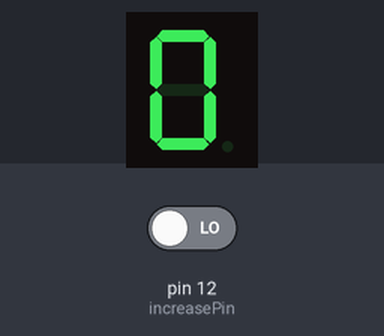
Bench run of a sketch on a simulated Arduino Uno, built with avr-gcc and run on an emulated ATmega328P. On the bench: 1-digit seven-segment display. The test bench sets the inputs (shaded band); at power-on: pin 12 (increasePin) LOW.

Above: at 1.2 s.
1.3 s: pin 12 (increasePin) driven HIGH
At 1.9 s:
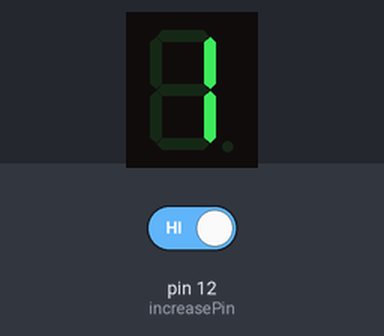
At 2.6 s:
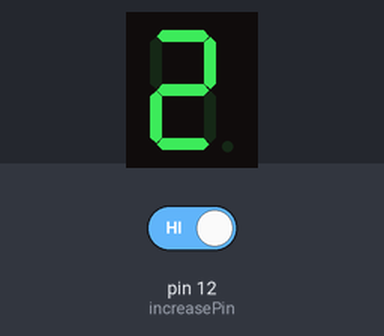
Timing chart, 0 to 4.3 s (numbered marks = the images above; inputs shaded):
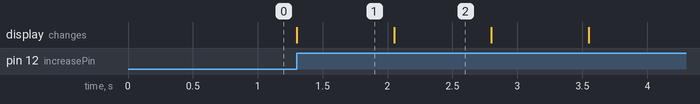

Measured:
- after the input at 1.3 s, the display: changes at once (image 1)
- what the display in image 1 shows lasts 0.8 s, from 1.3 s to 2.1 s

The sketch:

7-segment-display-and-push-buttons.ino
```cpp
#include "SevSeg.h"

SevSeg controller;
int increasePin = 12;
int decreasePin = 11;
int number = 0;

byte commonPins[] = {};
byte segmentPins[] = {2,3,4,5,6,7,8};

void setup() {
  controller.begin(COMMON_ANODE, 1, commonPins, segmentPins, 1);
  pinMode(increasePin, INPUT);
  pinMode(decreasePin, INPUT);
}

void loop() {

  if(digitalRead(increasePin) == HIGH){
    number = (positive(number) + 1) % 10;
    controller.setNumber(number);
    controller.refreshDisplay();
    delay(750);
  } else if(digitalRead(decreasePin) == HIGH){
    if(number != 0){
    number = (positive(number) - 1) % 10;
    } else {
      number = 9;
    }
    controller.setNumber(number);
    controller.refreshDisplay();
    delay(750);
  } else{
    controller.setNumber(number);
    controller.refreshDisplay();
  }


  // count down timer:
  // delay(1000);
  // for(int i = 9; i>=0; i--){
  //   controller.setNumber(i);
  //   controller.refreshDisplay();
  //   delay(1000);
  // }
}

int positive(int n){
  return n < 0 ? -1*n : n;
}
```
